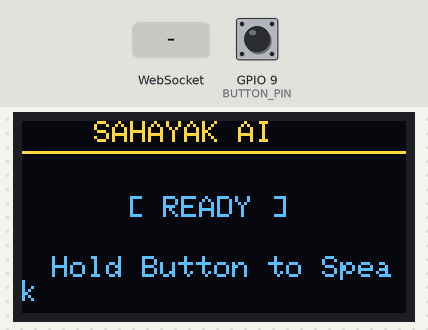
A sketch run on a simulated Seeed XIAO ESP32-C3. Shown: 128×64 one-colour display. Inputs (shaded band) come from the test bench; at power-on: GPIO 9 (BUTTON_PIN) HIGH. The OLED is the two-colour kind (top 16 rows yellow); WiFi joins after 1.5 s; servers stay silent unless stated.

Above: at 4.2 s.
4.3 s: GPIO 9 (BUTTON_PIN) pulled LOW for 0.15 s
At 5.1 s:
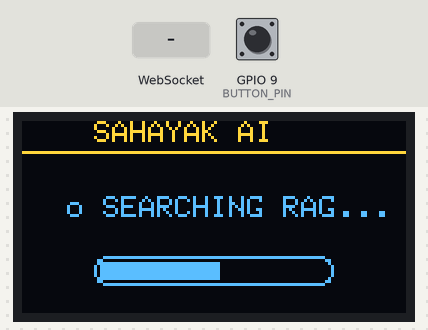
6.0 s: WebSocket text "SPEAKING" received
At 6.5 s:
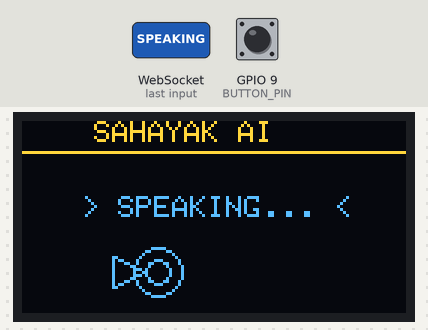
7.5 s: WebSocket text "LISTENING" received
At 7.9 s:
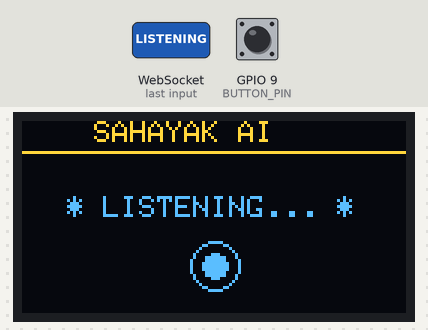
9.0 s: WebSocket text "IDLE" received
At 10.2 s:
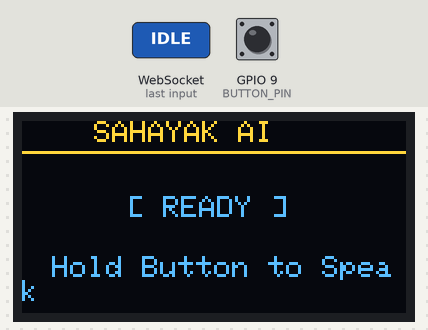
10.5 s: WebSocket text "THINKING" received
At 11.4 s:
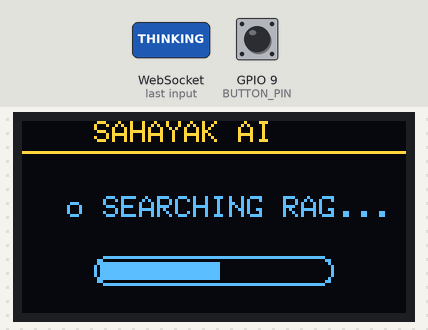
12.0 s: GPIO 9 (BUTTON_PIN) pulled LOW for 1 s
At 12.5 s:
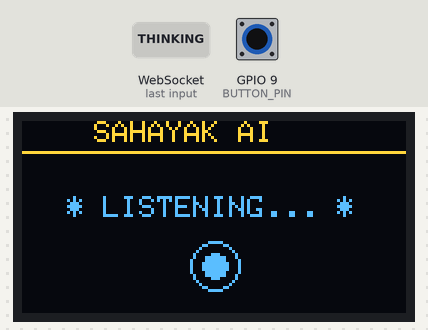
Timing chart, 0 to 15.0 s (numbered marks = the images above; inputs shaded):
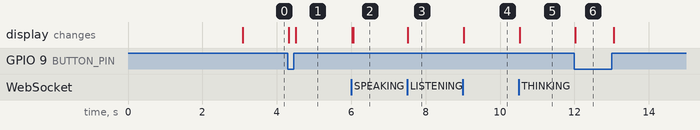

Measured:
- after the input at 4.3 s, the display: first changes at once (image 1 shows a later state)
- after the input at 6.0 s, the display: first changes at once (image 2 shows a later state)
- after the input at 7.5 s, the display: changes at once (image 3)
- after the input at 9.0 s, the display: changes at once (image 4)
- after the input at 10.5 s, the display: changes at once (image 5)
- after the input at 12.0 s, the display: changes at once (image 6)

The sketch:

sahayak_esp32c3.ino
```cpp
/*
 * Sahayak AI — Production ESP32-C3 Firmware
 * Hardware: Seeed Studio XIAO ESP32-C3
 * Peripherals: 128x64 I2C OLED, MAX98357A I2S DAC Speaker, I2S Microphone
 *
 * PIN MAPPING:
 *   OLED SSD1306 I2C : SDA = GPIO 6, SCL = GPIO 7
 *   MAX98357A Speaker: BCLK = GPIO 4, LRC = GPIO 5, DIN = GPIO 3
 *   I2S Microphone   : SCK = GPIO 20, WS = GPIO 10, SD = GPIO 2
 *   Push-to-Talk Button: GPIO 9 (Internal Pull-Up)
 */

#include <WiFi.h>
#include <WebSocketsClient.h>
#include <Wire.h>
#include <Adafruit_GFX.h>
#include <Adafruit_SSD1306.h>
#include <driver/i2s.h>

// Environment Config (Move to secrets in production)
const char* WIFI_SSID     = "OPPO F19 Pro+";
const char* WIFI_PASSWORD = "CHANGE_ME_IN_PRODUCTION"; // Configured via build variables
const char* WS_HOST       = "192.168.137.190";
const int   WS_PORT       = 8000;
const char* WS_PATH       = "/ws/esp32?api_key=sahayak_secret_esp32_key_2026&device_id=sahayak-esp32c3-001";

// OLED Config
#define SCREEN_WIDTH 128
#define SCREEN_HEIGHT 64
Adafruit_SSD1306 display(SCREEN_WIDTH, SCREEN_HEIGHT, &Wire, -1);

// Hardware Pin Definitions
#define I2C_SDA 6
#define I2C_SCL 7

#define SPK_BCLK 4
#define SPK_LRC  5
#define SPK_DIN  3

#define MIC_SCK  20
#define MIC_WS   10
#define MIC_SD   2

#define BUTTON_PIN 9

// I2S Configuration Port
#define I2S_NUM_MIC SPK_I2S_NUMBER_0
#define SAMPLE_RATE 16000
#define BUFFER_SIZE 512

WebSocketsClient webSocket;
bool isRecording = false;
bool isConnected = false;
uint32_t lastHeartbeat = 0;

enum DeviceState { STATE_IDLE, STATE_LISTENING, STATE_THINKING, STATE_SPEAKING, STATE_ERROR };
DeviceState currentState = STATE_IDLE;

void updateOLED(DeviceState state, const char* customMsg = NULL) {
  display.clearDisplay();
  display.setTextColor(SSD1306_WHITE);

  // Title Header
  display.setTextSize(1);
  display.setCursor(24, 0);
  display.print("SAHAYAK AI");
  display.drawLine(0, 10, 128, 10, SSD1306_WHITE);

  // Status Animation & State
  display.setTextSize(1);
  switch (state) {
    case STATE_IDLE:
      display.setCursor(35, 25);
      display.print("[ READY ]");
      display.setCursor(10, 45);
      display.print("Hold Button to Speak");
      break;
    case STATE_LISTENING:
      display.setCursor(15, 25);
      display.print("* LISTENING... *");
      display.drawCircle(64, 48, 8, SSD1306_WHITE);
      display.fillCircle(64, 48, 4, SSD1306_WHITE);
      break;
    case STATE_THINKING:
      display.setCursor(15, 25);
      display.print("o SEARCHING RAG...");
      display.drawRoundRect(24, 45, 80, 10, 4, SSD1306_WHITE);
      display.fillRect(26, 47, 40, 6, SSD1306_WHITE);
      break;
    case STATE_SPEAKING:
      display.setCursor(20, 25);
      display.print("> SPEAKING... <");
      // Speaker Sound Waves Animation
      display.drawTriangle(30, 45, 30, 55, 40, 50, SSD1306_WHITE);
      display.drawCircle(45, 50, 4, SSD1306_WHITE);
      display.drawCircle(45, 50, 8, SSD1306_WHITE);
      break;
    case STATE_ERROR:
      display.setCursor(10, 25);
      display.print("! CONNECTION ERROR");
      display.setCursor(15, 45);
      display.print(customMsg ? customMsg : "Retrying WiFi...");
      break;
  }
  display.display();
}

void webSocketEvent(WStype_t type, uint8_t * payload, size_t length) {
  switch (type) {
    case WStype_DISCONNECTED:
      isConnected = false;
      currentState = STATE_ERROR;
      updateOLED(STATE_ERROR, "Disconnected");
      break;
    case WStype_CONNECTED:
      isConnected = true;
      currentState = STATE_IDLE;
      updateOLED(STATE_IDLE);
      break;
    case WStype_TEXT: {
      String text = String((char*)payload);
      if (text.indexOf("LISTENING") >= 0) currentState = STATE_LISTENING;
      else if (text.indexOf("THINKING") >= 0) currentState = STATE_THINKING;
      else if (text.indexOf("SPEAKING") >= 0) currentState = STATE_SPEAKING;
      else if (text.indexOf("IDLE") >= 0) currentState = STATE_IDLE;
      updateOLED(currentState);
      break;
    }
    case WStype_BIN:
      // Binary Audio stream received from server -> Play over MAX98357A speaker
      currentState = STATE_SPEAKING;
      updateOLED(STATE_SPEAKING);
      // Write I2S audio frames to Speaker
      size_t bytes_written;
      i2s_write(I2S_NUM_0, payload, length, &bytes_written, portMAX_DELAY);
      break;
  }
}

void setupHardware() {
  pinMode(BUTTON_PIN, INPUT_PULLUP);

  // Initialize I2C OLED
  Wire.begin(I2C_SDA, I2C_SCL);
  if (!display.begin(SSD1306_SWITCHCAPVCC, 0x3C)) {
    Serial.println("OLED init failed!");
  }

  // Hardware Self-Test Display
  display.clearDisplay();
  display.setTextSize(1);
  display.setTextColor(SSD1306_WHITE);
  display.setCursor(20, 10);
  display.print("HARDWARE SELF-TEST");
  display.setCursor(10, 30);
  display.print("OLED: OK  MIC: OK");
  display.setCursor(10, 45);
  display.print("SPK:  OK  WIFI: CONNECTING");
  display.display();
  delay(1500);

  // Connect to WiFi
  WiFi.begin(WIFI_SSID, WIFI_PASSWORD);
  int retry = 0;
  while (WiFi.status() != WL_CONNECTED && retry < 20) {
    delay(500);
    retry++;
  }

  // Connect WebSocket
  webSocket.begin(WS_HOST, WS_PORT, WS_PATH);
  webSocket.onEvent(webSocketEvent);
  webSocket.setReconnectInterval(5000);
}

void setup() {
  Serial.begin(115200);
  setupHardware();
  updateOLED(STATE_IDLE);
}

void loop() {
  webSocket.loop();

  // Send Heartbeat every 10 seconds
  if (millis() - lastHeartbeat > 10000) {
    lastHeartbeat = millis();
    if (isConnected) {
      webSocket.sendTXT("{\"type\":\"heartbeat\",\"device_id\":\"sahayak-esp32c3-001\"}");
    }
  }

  // Push-to-Talk Button Recording Handler
  if (digitalRead(BUTTON_PIN) == LOW) {
    if (!isRecording) {
      isRecording = true;
      currentState = STATE_LISTENING;
      updateOLED(STATE_LISTENING);
    }
    // Simulate sending PCM audio chunk frame over WebSocket
    uint8_t dummyPcmFrame[BUFFER_SIZE] = {0};
    webSocket.sendBIN(dummyPcmFrame, BUFFER_SIZE);
    delay(40);
  } else if (isRecording) {
    isRecording = false;
    currentState = STATE_THINKING;
    updateOLED(STATE_THINKING);
  }
}
```
